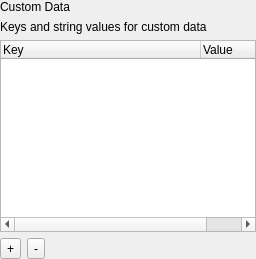
    <widget class="QWidget" name="customData" native="true">
     <layout class="QVBoxLayout" name="verticalLayout_11">
      <property name="leftMargin">
       <number>0</number>
      </property>
      <property name="topMargin">
       <number>0</number>
      </property>
      <property name="rightMargin">
       <number>0</number>
      </property>
      <property name="bottomMargin">
       <number>0</number>
      </property>
      <item>
       <widget class="QLabel" name="label_17">
        <property name="text">
         <string>Custom Data</string>
        </property>
       </widget>
      </item>
      <item>
       <widget class="QLabel" name="lTip_24">
        <property name="text">
         <string>Keys and string values for custom data</string>
        </property>
       </widget>
      </item>
      <item>
       <widget class="StyledTreeWidget" name="customTreeWidget">
        <property name="alternatingRowColors">
         <bool>true</bool>
        </property>
        <property name="rootIsDecorated">
         <bool>false</bool>
        </property>
        <attribute name="headerDefaultSectionSize">
         <number>200</number>
        </attribute>
        <column>
         <property name="text">
          <string>Key</string>
         </property>
        </column>
        <column>
         <property name="text">
          <string>Value</string>
         </property>
        </column>
       </widget>
      </item>
      <item>
       <layout class="QHBoxLayout" name="horizontalLayout_4">
        <item>
         <widget class="QToolButton" name="addCustomRow">
          <property name="text">
           <string>+</string>
          </property>
         </widget>
        </item>
        <item>
         <widget class="QToolButton" name="removeCustomRow">
          <property name="text">
           <string>-</string>
          </property>
         </widget>
        </item>
        <item>
         <spacer name="horizontalSpacer_4">
          <property name="orientation">
           <enum>Qt::Horizontal</enum>
          </property>
          <property name="sizeHint" stdset="0">
           <size>
            <width>40</width>
            <height>20</height>
           </size>
          </property>
         </spacer>
        </item>
       </layout>
      </item>
     </layout>
    </widget>
